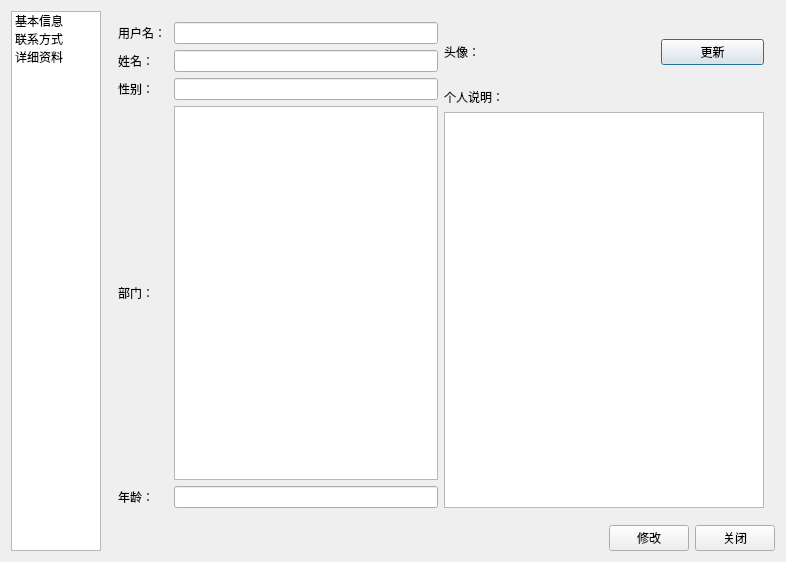
<?xml version="1.0" encoding="UTF-8"?>
<ui version="4.0">
 <class>Dialog</class>
 <widget class="QDialog" name="Dialog">
  <property name="geometry">
   <rect>
    <x>0</x>
    <y>0</y>
    <width>786</width>
    <height>562</height>
   </rect>
  </property>
  <property name="windowTitle">
   <string>Go To Cell</string>
  </property>
  <layout class="QHBoxLayout" name="horizontalLayout_10">
   <item>
    <layout class="QHBoxLayout" name="horizontalLayout_2">
     <item>
      <widget class="QListWidget" name="listWidget">
       <property name="maximumSize">
        <size>
         <width>90</width>
         <height>16777215</height>
        </size>
       </property>
       <item>
        <property name="text">
         <string>基本信息</string>
        </property>
       </item>
       <item>
        <property name="text">
         <string>联系方式</string>
        </property>
       </item>
       <item>
        <property name="text">
         <string>详细资料</string>
        </property>
       </item>
      </widget>
     </item>
     <item>
      <layout class="QVBoxLayout" name="verticalLayout">
       <item>
        <widget class="QStackedWidget" name="stackedWidget">
         <property name="currentIndex">
          <number>0</number>
         </property>
         <widget class="QWidget" name="page">
          <layout class="QHBoxLayout" name="horizontalLayout_11">
           <item>
            <layout class="QHBoxLayout" name="horizontalLayout_9">
             <item>
              <layout class="QVBoxLayout" name="verticalLayout_3">
               <item>
                <layout class="QHBoxLayout" name="horizontalLayout_3">
                 <item>
                  <widget class="QLabel" name="label">
                   <property name="minimumSize">
                    <size>
                     <width>50</width>
                     <height>0</height>
                    </size>
                   </property>
                   <property name="text">
                    <string>用户名：</string>
                   </property>
                  </widget>
                 </item>
                 <item>
                  <widget class="QLineEdit" name="user_name_edit"/>
                 </item>
                </layout>
               </item>
               <item>
                <layout class="QHBoxLayout" name="horizontalLayout_4">
                 <item>
                  <widget class="QLabel" name="label_2">
                   <property name="minimumSize">
                    <size>
                     <width>50</width>
                     <height>0</height>
                    </size>
                   </property>
                   <property name="text">
                    <string>姓名：</string>
                   </property>
                  </widget>
                 </item>
                 <item>
                  <widget class="QLineEdit" name="name_edit"/>
                 </item>
                </layout>
               </item>
               <item>
                <layout class="QHBoxLayout" name="horizontalLayout_5">
                 <item>
                  <widget class="QLabel" name="label_3">
                   <property name="minimumSize">
                    <size>
                     <width>50</width>
                     <height>0</height>
                    </size>
                   </property>
                   <property name="text">
                    <string>性别：</string>
                   </property>
                  </widget>
                 </item>
                 <item>
                  <widget class="QLineEdit" name="sex_edit"/>
                 </item>
                </layout>
               </item>
               <item>
                <layout class="QHBoxLayout" name="horizontalLayout_6">
                 <item>
                  <widget class="QLabel" name="label_4">
                   <property name="minimumSize">
                    <size>
                     <width>50</width>
                     <height>0</height>
                    </size>
                   </property>
                   <property name="text">
                    <string>部门：</string>
                   </property>
                  </widget>
                 </item>
                 <item>
                  <widget class="QTextEdit" name="textEdit"/>
                 </item>
                </layout>
               </item>
               <item>
                <layout class="QHBoxLayout" name="horizontalLayout_8">
                 <item>
                  <widget class="QLabel" name="label_5">
                   <property name="minimumSize">
                    <size>
                     <width>50</width>
                     <height>0</height>
                    </size>
                   </property>
                   <property name="text">
                    <string>年龄：</string>
                   </property>
                  </widget>
                 </item>
                 <item>
                  <widget class="QLineEdit" name="lineEdit_4"/>
                 </item>
                </layout>
               </item>
              </layout>
             </item>
             <item>
              <layout class="QVBoxLayout" name="verticalLayout_2">
               <item>
                <layout class="QHBoxLayout" name="horizontalLayout_7">
                 <item>
                  <widget class="QLabel" name="label_6">
                   <property name="text">
                    <string>头像：</string>
                   </property>
                  </widget>
                 </item>
                 <item>
                  <widget class="QLabel" name="label_7">
                   <property name="minimumSize">
                    <size>
                     <width>60</width>
                     <height>60</height>
                    </size>
                   </property>
                   <property name="layoutDirection">
                    <enum>Qt::RightToLeft</enum>
                   </property>
                   <property name="text">
                    <string/>
                   </property>
                   <property name="pixmap">
                    <pixmap resource="source.qrc">:/new/img/icon.png</pixmap>
                   </property>
                   <property name="scaledContents">
                    <bool>false</bool>
                   </property>
                   <property name="alignment">
                    <set>Qt::AlignCenter</set>
                   </property>
                  </widget>
                 </item>
                 <item>
                  <widget class="QPushButton" name="pushButton_3">
                   <property name="text">
                    <string>更新</string>
                   </property>
                  </widget>
                 </item>
                </layout>
               </item>
               <item>
                <widget class="QLabel" name="label_8">
                 <property name="text">
                  <string>个人说明：</string>
                 </property>
                </widget>
               </item>
               <item>
                <widget class="QTextEdit" name="textEdit_2"/>
               </item>
              </layout>
             </item>
            </layout>
           </item>
          </layout>
         </widget>
         <widget class="QWidget" name="page_2">
          <layout class="QVBoxLayout" name="verticalLayout_5">
           <item>
            <layout class="QHBoxLayout" name="horizontalLayout_17">
             <item>
              <layout class="QVBoxLayout" name="verticalLayout_4">
               <item>
                <layout class="QHBoxLayout" name="horizontalLayout_12">
                 <item>
                  <widget class="QLabel" name="label_9">
                   <property name="text">
                    <string>电子邮件：</string>
                   </property>
                  </widget>
                 </item>
                 <item>
                  <widget class="QLineEdit" name="lineEdit_5"/>
                 </item>
                 <item>
                  <spacer name="horizontalSpacer_3">
                   <property name="orientation">
                    <enum>Qt::Horizontal</enum>
                   </property>
                   <property name="sizeHint" stdset="0">
                    <size>
                     <width>40</width>
                     <height>20</height>
                    </size>
                   </property>
                  </spacer>
                 </item>
                </layout>
               </item>
               <item>
                <layout class="QHBoxLayout" name="horizontalLayout_13">
                 <item>
                  <widget class="QLabel" name="label_10">
                   <property name="text">
                    <string>联系地址：</string>
                   </property>
                  </widget>
                 </item>
                 <item>
                  <widget class="QLineEdit" name="lineEdit_6"/>
                 </item>
                 <item>
                  <spacer name="horizontalSpacer_4">
                   <property name="orientation">
                    <enum>Qt::Horizontal</enum>
                   </property>
                   <property name="sizeHint" stdset="0">
                    <size>
                     <width>40</width>
                     <height>20</height>
                    </size>
                   </property>
                  </spacer>
                 </item>
                </layout>
               </item>
               <item>
                <layout class="QHBoxLayout" name="horizontalLayout_14">
                 <item>
                  <widget class="QLabel" name="label_11">
                   <property name="text">
                    <string>邮政编码：</string>
                   </property>
                  </widget>
                 </item>
                 <item>
                  <widget class="QLineEdit" name="lineEdit_7"/>
                 </item>
                 <item>
                  <spacer name="horizontalSpacer_5">
                   <property name="orientation">
                    <enum>Qt::Horizontal</enum>
                   </property>
                   <property name="sizeHint" stdset="0">
                    <size>
                     <width>40</width>
                     <height>20</height>
                    </size>
                   </property>
                  </spacer>
                 </item>
                </layout>
               </item>
               <item>
                <layout class="QHBoxLayout" name="horizontalLayout_15">
                 <item>
                  <widget class="QLabel" name="label_12">
                   <property name="text">
                    <string>移动电话：</string>
                   </property>
                  </widget>
                 </item>
                 <item>
                  <widget class="QLineEdit" name="lineEdit_8"/>
                 </item>
                 <item>
                  <widget class="QCheckBox" name="checkBox">
                   <property name="text">
                    <string>接收留言</string>
                   </property>
                  </widget>
                 </item>
                 <item>
                  <spacer name="horizontalSpacer_7">
                   <property name="orientation">
                    <enum>Qt::Horizontal</enum>
                   </property>
                   <property name="sizeHint" stdset="0">
                    <size>
                     <width>40</width>
                     <height>20</height>
                    </size>
                   </property>
                  </spacer>
                 </item>
                </layout>
               </item>
               <item>
                <layout class="QHBoxLayout" name="horizontalLayout_16">
                 <item>
                  <widget class="QLabel" name="label_13">
                   <property name="text">
                    <string>办公电话：</string>
                   </property>
                  </widget>
                 </item>
                 <item>
                  <widget class="QLineEdit" name="lineEdit_9"/>
                 </item>
                 <item>
                  <spacer name="horizontalSpacer_6">
                   <property name="orientation">
                    <enum>Qt::Horizontal</enum>
                   </property>
                   <property name="sizeHint" stdset="0">
                    <size>
                     <width>40</width>
                     <height>20</height>
                    </size>
                   </property>
                  </spacer>
                 </item>
                </layout>
               </item>
              </layout>
             </item>
             <item>
              <spacer name="horizontalSpacer_2">
               <property name="orientation">
                <enum>Qt::Horizontal</enum>
               </property>
               <property name="sizeHint" stdset="0">
                <size>
                 <width>40</width>
                 <height>20</height>
                </size>
               </property>
              </spacer>
             </item>
            </layout>
           </item>
           <item>
            <spacer name="verticalSpacer">
             <property name="orientation">
              <enum>Qt::Vertical</enum>
             </property>
             <property name="sizeHint" stdset="0">
              <size>
               <width>20</width>
               <height>316</height>
              </size>
             </property>
            </spacer>
           </item>
          </layout>
         </widget>
         <widget class="QWidget" name="page_3">
          <layout class="QVBoxLayout" name="verticalLayout_6">
           <item>
            <layout class="QHBoxLayout" name="horizontalLayout_18">
             <item>
              <widget class="QLabel" name="label_14">
               <property name="minimumSize">
                <size>
                 <width>70</width>
                 <height>0</height>
                </size>
               </property>
               <property name="text">
                <string>国家/地址：</string>
               </property>
              </widget>
             </item>
             <item>
              <widget class="QComboBox" name="comboBox">
               <property name="sizePolicy">
                <sizepolicy hsizetype="Expanding" vsizetype="Fixed">
                 <horstretch>0</horstretch>
                 <verstretch>0</verstretch>
                </sizepolicy>
               </property>
               <item>
                <property name="text">
                 <string>中国</string>
                </property>
               </item>
               <item>
                <property name="text">
                 <string>美国</string>
                </property>
               </item>
               <item>
                <property name="text">
                 <string>英国</string>
                </property>
               </item>
              </widget>
             </item>
            </layout>
           </item>
           <item>
            <layout class="QHBoxLayout" name="horizontalLayout_19">
             <item>
              <widget class="QLabel" name="label_15">
               <property name="minimumSize">
                <size>
                 <width>70</width>
                 <height>0</height>
                </size>
               </property>
               <property name="text">
                <string>省份：</string>
               </property>
              </widget>
             </item>
             <item>
              <widget class="QComboBox" name="comboBox_2">
               <property name="sizePolicy">
                <sizepolicy hsizetype="Expanding" vsizetype="Fixed">
                 <horstretch>0</horstretch>
                 <verstretch>0</verstretch>
                </sizepolicy>
               </property>
               <item>
                <property name="text">
                 <string>甘肃</string>
                </property>
               </item>
               <item>
                <property name="text">
                 <string>广东</string>
                </property>
               </item>
               <item>
                <property name="text">
                 <string>广西</string>
                </property>
               </item>
              </widget>
             </item>
            </layout>
           </item>
           <item>
            <layout class="QHBoxLayout" name="horizontalLayout_20">
             <item>
              <widget class="QLabel" name="label_16">
               <property name="minimumSize">
                <size>
                 <width>70</width>
                 <height>0</height>
                </size>
               </property>
               <property name="text">
                <string>城市：</string>
               </property>
              </widget>
             </item>
             <item>
              <widget class="QLineEdit" name="lineEdit_10"/>
             </item>
            </layout>
           </item>
           <item>
            <layout class="QHBoxLayout" name="horizontalLayout_21">
             <item>
              <widget class="QLabel" name="label_17">
               <property name="minimumSize">
                <size>
                 <width>70</width>
                 <height>0</height>
                </size>
               </property>
               <property name="text">
                <string>个人说明：</string>
               </property>
              </widget>
             </item>
             <item>
              <widget class="QTextEdit" name="textEdit_3"/>
             </item>
            </layout>
           </item>
          </layout>
         </widget>
        </widget>
       </item>
       <item>
        <layout class="QHBoxLayout" name="horizontalLayout">
         <item>
          <spacer name="horizontalSpacer">
           <property name="orientation">
            <enum>Qt::Horizontal</enum>
           </property>
           <property name="sizeHint" stdset="0">
            <size>
             <width>40</width>
             <height>20</height>
            </size>
           </property>
          </spacer>
         </item>
         <item>
          <widget class="QPushButton" name="pushButton">
           <property name="text">
            <string>修改</string>
           </property>
          </widget>
         </item>
         <item>
          <widget class="QPushButton" name="pushButton_2">
           <property name="text">
            <string>关闭</string>
           </property>
          </widget>
         </item>
        </layout>
       </item>
      </layout>
     </item>
    </layout>
   </item>
  </layout>
 </widget>
 <layoutdefault spacing="6" margin="11"/>
 <resources>
  <include location="source.qrc"/>
 </resources>
 <connections>
  <connection>
   <sender>listWidget</sender>
   <signal>currentRowChanged(int)</signal>
   <receiver>stackedWidget</receiver>
   <slot>setCurrentIndex(int)</slot>
   <hints>
    <hint type="sourcelabel">
     <x>48</x>
     <y>225</y>
    </hint>
    <hint type="destinationlabel">
     <x>382</x>
     <y>210</y>
    </hint>
   </hints>
  </connection>
 </connections>
</ui>
